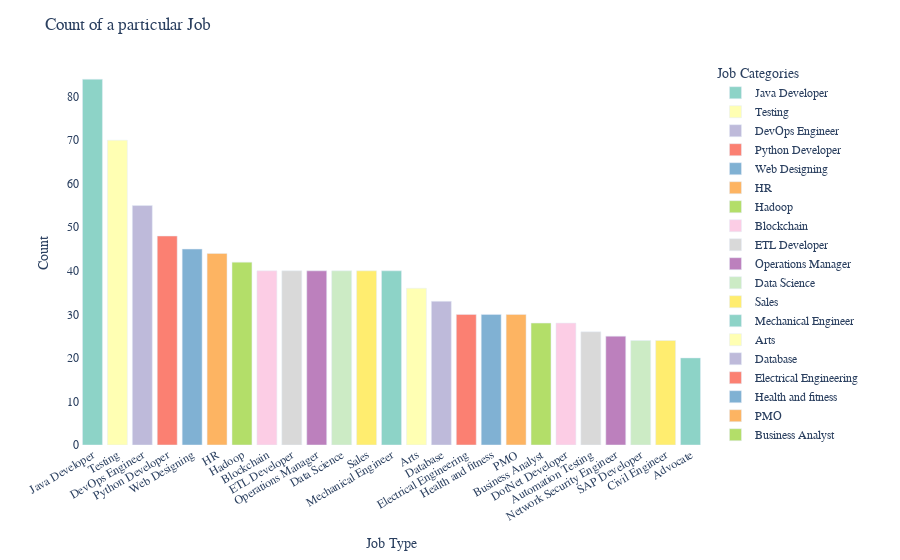

Source (notebook cell):
### Markdown cell above
# <b>#Data Visualization</b>
#### # Creating a count plot of Categories

Creating a bar chart visualization using Plotly to display the count of job categories from a DataFrame (df).
~~~
plot_data = pd.DataFrame({
    'Category': df['Category'].value_counts().index,
    'Count': df['Category'].value_counts().values
})
~~~
- This code creates a new DataFrame named plot_data to store the data that will be used for plotting. It is constructed using a Python dictionary with two keys: 'Category' and 'Count'. The 'Category' key contains unique job categories extracted from the 'Category' column, and the 'Count' key contains the corresponding count of each category.

~~~
fig = px.bar(plot_data, x='Category', y='Count',
             color='Category', 
             labels={'Category': 'Job', 'Count': 'Count'},
             color_discrete_sequence=px.colors.qualitative.Set3)
~~~
- A bar chart is created using Plotly Express (px). The plot_data DataFrame is used as the data source for the plot. The 'Category' column values are plotted on the x-axis, and the 'Count' column values are plotted on the y-axis. 

- It sets the color of the bars based on the 'Category' column values, which means each job category will have a different color in the chart.

- It sets the color palette to be used in the plot. It uses the qualitative color sequence 'Set3' from Plotly's predefined color palettes.

### Code cell
# Creating the bar plot
import plotly.express as px
import plotly.graph_objects as go
# Create a new DataFrame for plotting
plot_data = pd.DataFrame({
    'Category': df['Category'].value_counts().index,
    'Count': df['Category'].value_counts().values
})
plot_data.head()
fig = px.bar(plot_data, x='Category', y='Count',
             color='Category', 
             labels={'Category': 'Job', 'Count': 'Count'},
             color_discrete_sequence=px.colors.qualitative.Set3)

fig.update_layout(
    title='Count of a particular Job',
    xaxis_title='Job Type',
    yaxis_title='Count',
    legend_title='Job Categories',
    showlegend=True,
    xaxis=dict(tickangle=-30),
    font=dict(family='Times New Roman', size=12),
    plot_bgcolor='white'
)

fig.show()

### Figure 1 — Plotly figure (JSON) as saved in the notebook; plotly's stock layout.template omitted (floating-point values rounded to 4 significant figures)
{"data": [{"alignmentgroup": "True", "hovertemplate": "Job=%{x}<br>Count=%{y}<extra></extra>", "legendgroup": "Java Developer", "marker": {"color": "rgb(141,211,199)", "pattern": {"shape": ""}}, "name": "Java Developer", "offsetgroup": "Java Developer", "orientation": "v", "showlegend": true, "textposition": "auto", "type": "bar", "x": ["Java Developer"], "xaxis": "x", "y": [84], "yaxis": "y"}, {"alignmentgroup": "True", "hovertemplate": "Job=%{x}<br>Count=%{y}<extra></extra>", "legendgroup": "Testing", "marker": {"color": "rgb(255,255,179)", "pattern": {"shape": ""}}, "name": "Testing", "offsetgroup": "Testing", "orientation": "v", "showlegend": true, "textposition": "auto", "type": "bar", "x": ["Testing"], "xaxis": "x", "y": [70], "yaxis": "y"}, {"alignmentgroup": "True", "hovertemplate": "Job=%{x}<br>Count=%{y}<extra></extra>", "legendgroup": "DevOps Engineer", "marker": {"color": "rgb(190,186,218)", "pattern": {"shape": ""}}, "name": "DevOps Engineer", "offsetgroup": "DevOps Engineer", "orientation": "v", "showlegend": true, "textposition": "auto", "type": "bar", "x": ["DevOps Engineer"], "xaxis": "x", "y": [55], "yaxis": "y"}, {"alignmentgroup": "True", "hovertemplate": "Job=%{x}<br>Count=%{y}<extra></extra>", "legendgroup": "Python Developer", "marker": {"color": "rgb(251,128,114)", "pattern": {"shape": ""}}, "name": "Python Developer", "offsetgroup": "Python Developer", "orientation": "v", "showlegend": true, "textposition": "auto", "type": "bar", "x": ["Python Developer"], "xaxis": "x", "y": [48], "yaxis": "y"}, {"alignmentgroup": "True", "hovertemplate": "Job=%{x}<br>Count=%{y}<extra></extra>", "legendgroup": "Web Designing", "marker": {"color": "rgb(128,177,211)", "pattern": {"shape": ""}}, "name": "Web Designing", "offsetgroup": "Web Designing", "orientation": "v", "showlegend": true, "textposition": "auto", "type": "bar", "x": ["Web Designing"], "xaxis": "x", "y": [45], "yaxis": "y"}, {"alignmentgroup": "True", "hovertemplate": "Job=%{x}<br>Count=%{y}<extra></extra>", "legendgroup": "HR", "marker": {"color": "rgb(253,180,98)", "pattern": {"shape": ""}}, "name": "HR", "offsetgroup": "HR", "orientation": "v", "showlegend": true, "textposition": "auto", "type": "bar", "x": ["HR"], "xaxis": "x", "y": [44], "yaxis": "y"}, {"alignmentgroup": "True", "hovertemplate": "Job=%{x}<br>Count=%{y}<extra></extra>", "legendgroup": "Hadoop", "marker": {"color": "rgb(179,222,105)", "pattern": {"shape": ""}}, "name": "Hadoop", "offsetgroup": "Hadoop", "orientation": "v", "showlegend": true, "textposition": "auto", "type": "bar", "x": ["Hadoop"], "xaxis": "x", "y": [42], "yaxis": "y"}, {"alignmentgroup": "True", "hovertemplate": "Job=%{x}<br>Count=%{y}<extra></extra>", "legendgroup": "Blockchain", "marker": {"color": "rgb(252,205,229)", "pattern": {"shape": ""}}, "name": "Blockchain", "offsetgroup": "Blockchain", "orientation": "v", "showlegend": true, "textposition": "auto", "type": "bar", "x": ["Blockchain"], "xaxis": "x", "y": [40], "yaxis": "y"}, {"alignmentgroup": "True", "hovertemplate": "Job=%{x}<br>Count=%{y}<extra></extra>", "legendgroup": "ETL Developer", "marker": {"color": "rgb(217,217,217)", "pattern": {"shape": ""}}, "name": "ETL Developer", "offsetgroup": "ETL Developer", "orientation": "v", "showlegend": true, "textposition": "auto", "type": "bar", "x": ["ETL Developer"], "xaxis": "x", "y": [40], "yaxis": "y"}, {"alignmentgroup": "True", "hovertemplate": "Job=%{x}<br>Count=%{y}<extra></extra>", "legendgroup": "Operations Manager", "marker": {"color": "rgb(188,128,189)", "pattern": {"shape": ""}}, "name": "Operations Manager", "offsetgroup": "Operations Manager", "orientation": "v", "showlegend": true, "textposition": "auto", "type": "bar", "x": ["Operations Manager"], "xaxis": "x", "y": [40], "yaxis": "y"}, {"alignmentgroup": "True", "hovertemplate": "Job=%{x}<br>Count=%{y}<extra></extra>", "legendgroup": "Data Science", "marker": {"color": "rgb(204,235,197)", "pattern": {"shape": ""}}, "name": "Data Science", "offsetgroup": "Data Science", "orientation": "v", "showlegend": true, "textposition": "auto", "type": "bar", "x": ["Data Science"], "xaxis": "x", "y": [40], "yaxis": "y"}, {"alignmentgroup": "True", "hovertemplate": "Job=%{x}<br>Count=%{y}<extra></extra>", "legendgroup": "Sales", "marker": {"color": "rgb(255,237,111)", "pattern": {"shape": ""}}, "name": "Sales", "offsetgroup": "Sales", "orientation": "v", "showlegend": true, "textposition": "auto", "type": "bar", "x": ["Sales"], "xaxis": "x", "y": [40], "yaxis": "y"}, {"alignmentgroup": "True", "hovertemplate": "Job=%{x}<br>Count=%{y}<extra></extra>", "legendgroup": "Mechanical Engineer", "marker": {"color": "rgb(141,211,199)", "pattern": {"shape": ""}}, "name": "Mechanical Engineer", "offsetgroup": "Mechanical Engineer", "orientation": "v", "showlegend": true, "textposition": "auto", "type": "bar", "x": ["Mechanical Engineer"], "xaxis": "x", "y": [40], "yaxis": "y"}, {"alignmentgroup": "True", "hovertemplate": "Job=%{x}<br>Count=%{y}<extra></extra>", "legendgroup": "Arts", "marker": {"color": "rgb(255,255,179)", "pattern": {"shape": ""}}, "name": "Arts", "offsetgroup": "Arts", "orientation": "v", "showlegend": true, "textposition": "auto", "type": "bar", "x": ["Arts"], "xaxis": "x", "y": [36], "yaxis": "y"}, {"alignmentgroup": "True", "hovertemplate": "Job=%{x}<br>Count=%{y}<extra></extra>", "legendgroup": "Database", "marker": {"color": "rgb(190,186,218)", "pattern": {"shape": ""}}, "name": "Database", "offsetgroup": "Database", "orientation": "v", "showlegend": true, "textposition": "auto", "type": "bar", "x": ["Database"], "xaxis": "x", "y": [33], "yaxis": "y"}, {"alignmentgroup": "True", "hovertemplate": "Job=%{x}<br>Count=%{y}<extra></extra>", "legendgroup": "Electrical Engineering", "marker": {"color": "rgb(251,128,114)", "pattern": {"shape": ""}}, "name": "Electrical Engineering", "offsetgroup": "Electrical Engineering", "orientation": "v", "showlegend": true, "textposition": "auto", "type": "bar", "x": ["Electrical Engineering"], "xaxis": "x", "y": [30], "yaxis": "y"}, {"alignmentgroup": "True", "hovertemplate": "Job=%{x}<br>Count=%{y}<extra></extra>", "legendgroup": "Health and fitness", "marker": {"color": "rgb(128,177,211)", "pattern": {"shape": ""}}, "name": "Health and fitness", "offsetgroup": "Health and fitness", "orientation": "v", "showlegend": true, "textposition": "auto", "type": "bar", "x": ["Health and fitness"], "xaxis": "x", "y": [30], "yaxis": "y"}, {"alignmentgroup": "True", "hovertemplate": "Job=%{x}<br>Count=%{y}<extra></extra>", "legendgroup": "PMO", "marker": {"color": "rgb(253,180,98)", "pattern": {"shape": ""}}, "name": "PMO", "offsetgroup": "PMO", "orientation": "v", "showlegend": true, "textposition": "auto", "type": "bar", "x": ["PMO"], "xaxis": "x", "y": [30], "yaxis": "y"}, {"alignmentgroup": "True", "hovertemplate": "Job=%{x}<br>Count=%{y}<extra></extra>", "legendgroup": "Business Analyst", "marker": {"color": "rgb(179,222,105)", "pattern": {"shape": ""}}, "name": "Business Analyst", "offsetgroup": "Business Analyst", "orientation": "v", "showlegend": true, "textposition": "auto", "type": "bar", "x": ["Business Analyst"], "xaxis": "x", "y": [28], "yaxis": "y"}, {"alignmentgroup": "True", "hovertemplate": "Job=%{x}<br>Count=%{y}<extra></extra>", "legendgroup": "DotNet Developer", "marker": {"color": "rgb(252,205,229)", "pattern": {"shape": ""}}, "name": "DotNet Developer", "offsetgroup": "DotNet Developer", "orientation": "v", "showlegend": true, "textposition": "auto", "type": "bar", "x": ["DotNet Developer"], "xaxis": "x", "y": [28], "yaxis": "y"}, {"alignmentgroup": "True", "hovertemplate": "Job=%{x}<br>Count=%{y}<extra></extra>", "legendgroup": "Automation Testing", "marker": {"color": "rgb(217,217,217)", "pattern": {"shape": ""}}, "name": "Automation Testing", "offsetgroup": "Automation Testing", "orientation": "v", "showlegend": true, "textposition": "auto", "type": "bar", "x": ["Automation Testing"], "xaxis": "x", "y": [26], "yaxis": "y"}, {"alignmentgroup": "True", "hovertemplate": "Job=%{x}<br>Count=%{y}<extra></extra>", "legendgroup": "Network Security Engineer", "marker": {"color": "rgb(188,128,189)", "pattern": {"shape": ""}}, "name": "Network Security Engineer", "offsetgroup": "Network Security Engineer", "orientation": "v", "showlegend": true, "textposition": "auto", "type": "bar", "x": ["Network Security Engineer"], "xaxis": "x", "y": [25], "yaxis": "y"}, {"alignmentgroup": "True", "hovertemplate": "Job=%{x}<br>Count=%{y}<extra></extra>", "legendgroup": "SAP Developer", "marker": {"color": "rgb(204,235,197)", "pattern": {"shape": ""}}, "name": "SAP Developer", "offsetgroup": "SAP Developer", "orientation": "v", "showlegend": true, "textposition": "auto", "type": "bar", "x": ["SAP Developer"], "xaxis": "x", "y": [24], "yaxis": "y"}, {"alignmentgroup": "True", "hovertemplate": "Job=%{x}<br>Count=%{y}<extra></extra>", "legendgroup": "Civil Engineer", "marker": {"color": "rgb(255,237,111)", "pattern": {"shape": ""}}, "name": "Civil Engineer", "offsetgroup": "Civil Engineer", "orientation": "v", "showlegend": true, "textposition": "auto", "type": "bar", "x": ["Civil Engineer"], "xaxis": "x", "y": [24], "yaxis": "y"}, {"alignmentgroup": "True", "hovertemplate": "Job=%{x}<br>Count=%{y}<extra></extra>", "legendgroup": "Advocate", "marker": {"color": "rgb(141,211,199)", "pattern": {"shape": ""}}, "name": "Advocate", "offsetgroup": "Advocate", "orientation": "v", "showlegend": true, "textposition": "auto", "type": "bar", "x": ["Advocate"], "xaxis": "x", "y": [20], "yaxis": "y"}], "layout": {"barmode": "relative", "font": {"family": "Times New Roman", "size": 12}, "legend": {"title": {"text": "Job Categories"}, "tracegroupgap": 0}, "margin": {"t": 60}, "plot_bgcolor": "white", "showlegend": true, "title": {"text": "Count of a particular Job"}, "xaxis": {"anchor": "y", "categoryarray": ["Java Developer", "Testing", "DevOps Engineer", "Python Developer", "Web Designing", "HR", "Hadoop", "Blockchain", "ETL Developer", "Operations Manager", "Data Science", "Sales", "Mechanical Engineer", "Arts", "Database", "Electrical Engineering", "Health and fitness", "PMO", "Business Analyst", "DotNet Developer", "Automation Testing", "Network Security Engineer", "SAP Developer", "Civil Engineer", "Advocate"], "categoryorder": "array", "domain": [0, 1], "tickangle": -30, "title": {"text": "Job Type"}}, "yaxis": {"anchor": "x", "domain": [0, 1], "title": {"text": "Count"}}}}
